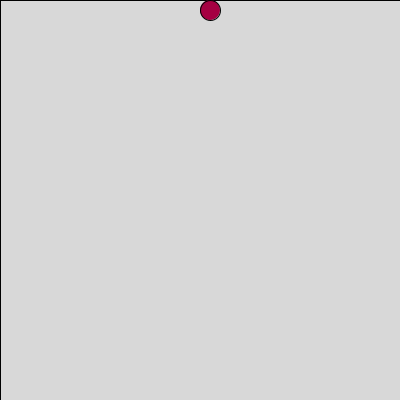
Frame 1 (no input)
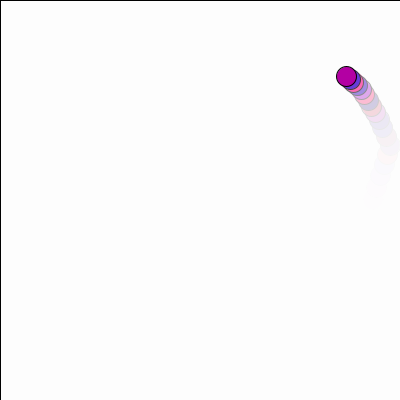
Frame 60 (the mouse pressed at the canvas centre just before this capture)
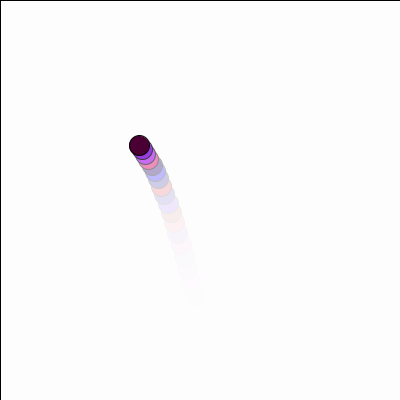
Frame 120 (the mouse held since frame 60 and released just before this capture)

The Processing sketch that drew these frames (run headless with seeded random() and noise(); from frame 60 on, the mouse is pressed at the canvas centre):

// Processing sketch: processing_71810
// ── processing_71810.pde

/*
/ Norm Krumpe
 / September 23, 2012
 / An object that bounces around the screen.  There are 
 / a couple reasons I made this.
 / 1. To play around with objects that bounce around the
 /    screen.
 / 2. To be extra careful about documenting my code and
 /    factoring my code into methods (functions) that
 /    make it easy to adjust.
 / 3. PLEASE play around with this.  
 */

// The location, size, and speed of the ball
float speedX, speedY;
float objectX, objectY, objectWidth, objectHeight;

// acceleration...modify this to affect
// how the ySpeed changes.  Closer to zero
// reduces the effects of gravity.  For example,
// 0.1 makes it seem more like how things might move
// on the moon.
float GRAVITY = 0.6;

// damping effect...modify this to affect
// the bounciness of the object.  Closer to zero
// loses bounciness.  Closer to 1 makes it more
// like a superball.
float DAMPING = .9;

// friction effect...modify this to affect
// the left-right motion when the object hits the floor.
// Closer to 1 makes the floor "slick", and closer to
// 0 makes the floor rougher, like sandpaper.
float FRICTION = .9;

// Set the screen size, the object's initial size,
// location, and speed.
void setup() {
  size(400, 400);

  objectX = width/2;
  objectY = 0;

  objectWidth = 20;
  objectHeight = objectWidth;

  speedX = 4;
  speedY = 4;
  
  ellipseMode(CORNER);
}

// The main driver for the motion
void draw() {

  // The second number in the fill affects
  // the transparency.  Adjust it to increase
  // or decrease the "tail" left behind the moving
  // object.
  fill(255, 60);
  rect(0, 0, width, height);

  drawObject();
  adjustForGravity();
  updateObjectLocation();
  checkForCollision();
}

// This draws the object that is bouncing.  Right
// now the object is a rectangle.  But it shouldn't
// be too hard to change this to some other object.
void drawObject() {
  updateColor();
  ellipse(objectX, objectY, objectWidth, objectHeight);
}

//This adjusts the color of the circle
void updateColor() {
  fill(random(0, 256), 0, random(0, 256));
}

// Adjusts the location of the object based on its
// current location and its speed
void updateObjectLocation() {
  objectX = objectX + speedX;
  objectY = objectY + speedY;
}

// Adjusts the object's y speed based on its
// current speed and the force of gravity
void adjustForGravity() {
  speedY = speedY + GRAVITY;
}

// Make adjustments whenever the object hits
// the wall or a floor.  Any of these should
// reverse the direction of the object (hitting
// the two walls, for example, reverses speedX).
// Hitting the floor will call friction and 
// damping into play.  Should hitting a wall
// be affected by friction?  What about hitting
// the ceiling?
void checkForCollision() {

  // Check for right-wall collision
  // This (perhaps poorly) assumes that
  // the object's position (objectX, objectY)
  // is based on that position being in the
  // upper-left corner of that object.
  // If (objectX, objectY) were in the center
  // of the object, then this code would need
  // to be adjusted appropriately.
  if (objectX > width - objectWidth) {
    objectX = width - objectWidth;
    speedX = -1 * speedX;
  }
  // Check for left-wall collision
  else if (objectX < 0) {
    objectX = 0;
    speedX = -1 * speedX;
  }

  // Check for floor collision:
  if (objectY > height - objectHeight) {
    objectY = height - objectHeight;
    speedY = -1 * speedY;
    speedY = DAMPING * speedY;
    speedX = FRICTION * speedX;
  }
  
  //Check for ceiling collision:
  if (objectY < 0) {
    objectY = 0;
    speedY = -1 * speedY;
  }
}
